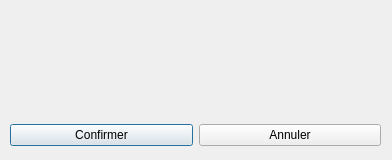
<?xml version="1.0" encoding="UTF-8"?>
<ui version="4.0">
 <class>Confirm</class>
 <widget class="QDialog" name="Confirm">
  <property name="geometry">
   <rect>
    <x>0</x>
    <y>0</y>
    <width>392</width>
    <height>160</height>
   </rect>
  </property>
  <property name="windowTitle">
   <string>Dialog</string>
  </property>
  <widget class="QWidget" name="verticalLayoutWidget">
   <property name="geometry">
    <rect>
     <x>10</x>
     <y>10</y>
     <width>371</width>
     <height>101</height>
    </rect>
   </property>
   <layout class="QVBoxLayout" name="verticalLayout">
    <item>
     <widget class="QLabel" name="warningLabel">
      <property name="minimumSize">
       <size>
        <width>369</width>
        <height>69</height>
       </size>
      </property>
      <property name="maximumSize">
       <size>
        <width>369</width>
        <height>69</height>
       </size>
      </property>
      <property name="text">
       <string/>
      </property>
     </widget>
    </item>
   </layout>
  </widget>
  <widget class="QWidget" name="horizontalLayoutWidget">
   <property name="geometry">
    <rect>
     <x>10</x>
     <y>120</y>
     <width>371</width>
     <height>31</height>
    </rect>
   </property>
   <layout class="QHBoxLayout" name="horizontalLayout">
    <item>
     <widget class="QPushButton" name="confirmButton">
      <property name="text">
       <string>Confirmer</string>
      </property>
     </widget>
    </item>
    <item>
     <widget class="QPushButton" name="cancelButton">
      <property name="text">
       <string>Annuler</string>
      </property>
     </widget>
    </item>
   </layout>
  </widget>
 </widget>
 <resources/>
 <connections/>
</ui>
